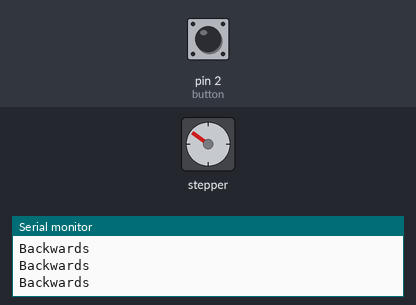
Recording of a sketch running on a simulated Arduino Uno, built with avr-gcc and run on an emulated ATmega328P. On the bench: stepper motor, the last lines printed to the serial monitor. The inputs (shaded band) are chosen by the test bench; at power-on: pin 2 (button) HIGH. Stepper angles assume 2048 steps per turn.

Above: at 1.2 s.
1.3 s: pin 2 (button) pulled LOW for 0.15 s
At 1.67 s:
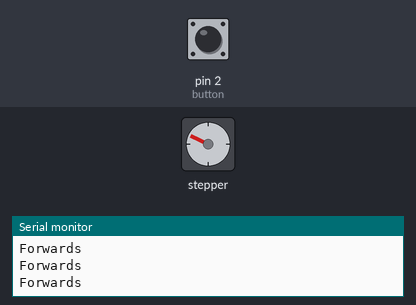
4.4 s: pin 2 (button) pulled LOW for 1 s
At 4.71 s:
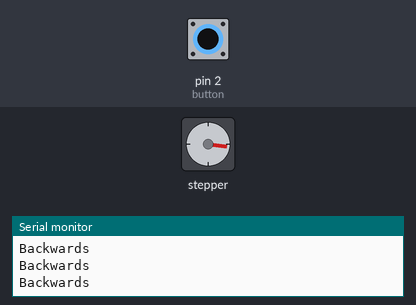
8.4 s: pin 2 (button) pulled LOW for 0.15 s
At 8.66 s:
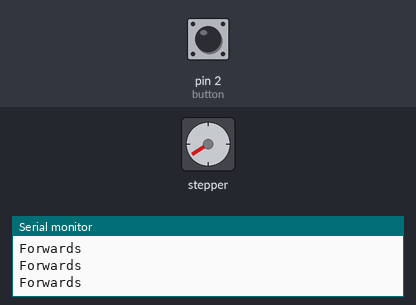
14.5 s: pin 2 (button) driven LOW
Timing chart, 0 to 18.5 s (numbered marks = the images above; inputs shaded):
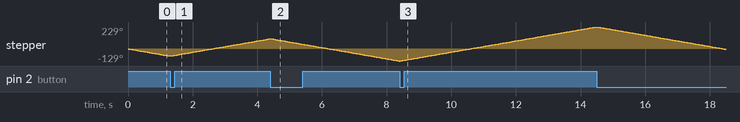

The sketch:

StepperMotorToggle.ino
```cpp
/*
 * Runs the stepper motor forwards until the button is pressed and then
 * moves the other way until the button is pressed again.
 * It doesnt change between the two quickly when the button is held down.
 */
#include <Stepper.h>

int stepsPerRevolution = 2048;
int motSpeed = 10;

int button = 2;
int buttonVal;
int stepperForwards = true;
int recent = 1;

//Stepper myStepper(stepsPerRevolution, 8,10,9,11);
Stepper myStepper(stepsPerRevolution, 8,10,9,11);

void setup() {
  // put your setup code here, to run once:
  pinMode(button, INPUT);
  digitalWrite(button, HIGH);
  myStepper.setSpeed(motSpeed);

  Serial.begin(9600);
}

void loop() {
  // put your main code here, to run repeatedly:
  buttonVal = digitalRead(button);

  // Recent must be 1 to show that the button has just been
  // pushed down and to ignore when held down.
  if(buttonVal == 0 && recent == 1){
    stepperForwards = !stepperForwards;
  }
  //Serial.println(stepperForwards);

  if (stepperForwards == 0){
    myStepper.step(6);
    Serial.println("Forwards");
  } else {
    myStepper.step(-6);
    Serial.println("Backwards");
  }

  recent = buttonVal;
}
```
